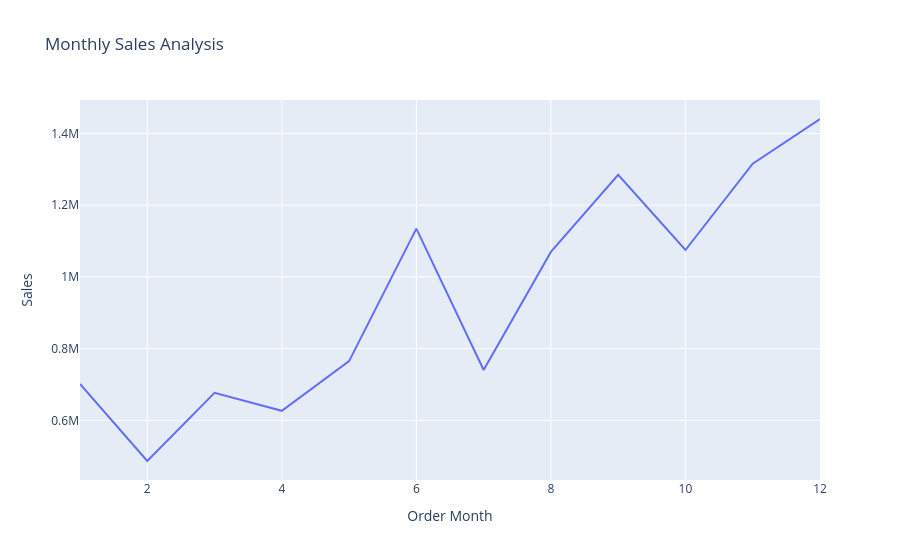

The cell this chart's notebook holds for it:
### Markdown cell above
**Which month had the highest sales?**

### Code cell
sales_by_month = df.groupby(['Order Month'])['Sales'].sum().reset_index()
fig = px.line(sales_by_month, x='Order Month', y='Sales', title='Monthly Sales Analysis')
fig.show()

### Figure 1 — Plotly figure (JSON) as saved in the notebook; plotly's stock layout.template omitted (floating-point values rounded to 4 significant figures)
{"data": [{"hovertemplate": "Order Month=%{x}<br>Sales=%{y}<extra></extra>", "legendgroup": "", "line": {"color": "#636efa", "dash": "solid"}, "marker": {"symbol": "circle"}, "mode": "lines", "name": "", "orientation": "v", "showlegend": false, "type": "scatter", "x": [1, 2, 3, 4, 5, 6, 7, 8, 9, 10, 11, 12], "xaxis": "x", "y": [701700.0, 486700.0, 676600.0, 626700.0, 765100.0, 1135000.0, 740400.0, 1070000.0, 1285000.0, 1075000.0, 1316000.0, 1440000.0], "yaxis": "y"}], "layout": {"legend": {"tracegroupgap": 0}, "title": {"text": "Monthly Sales Analysis"}, "xaxis": {"anchor": "y", "domain": [0, 1], "title": {"text": "Order Month"}}, "yaxis": {"anchor": "x", "domain": [0, 1], "title": {"text": "Sales"}}}}
